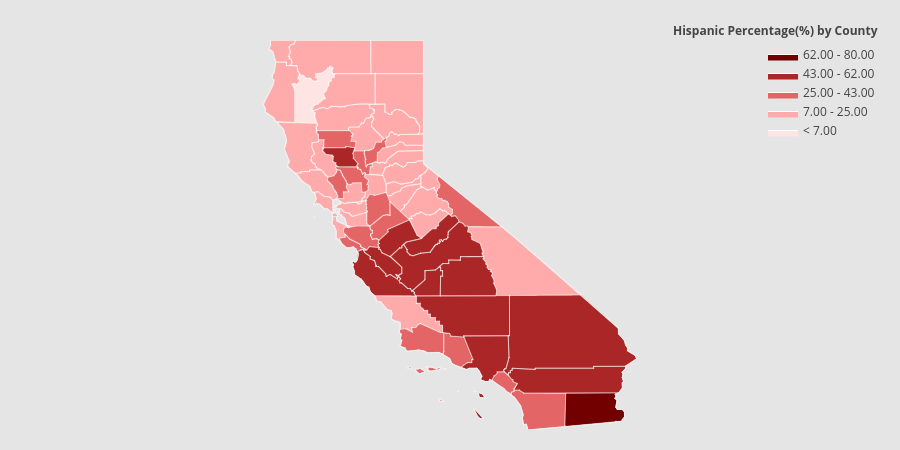

This chart was generated by the following Python code:
import plotly
import plotly.plotly as py
import plotly.figure_factory as ff
import numpy as np
import pandas as pd

plotly.tools.set_credentials_file(username='TKKKKK', api_key='ekYjsBAHMq2ChtKrqU8k')
df_sample = pd.read_csv('CA_County_Eth.csv')
df_sample_r = df_sample[df_sample['STNAME'] == 'California']

values = df_sample_r['HISPANIC'].tolist()
fips = df_sample_r['FIPS'].tolist()

endpts = list(np.mgrid[min(values):max(values):5j])
colorscale = ["#FFE4E4","#FFABAB","#E46565","#AB2626","#720000","#3f0306"]
fig = ff.create_choropleth(
    fips=fips, values=values, scope=['California'], show_state_data=True,
    colorscale=colorscale, binning_endpoints=endpts, round_legend_values=True,
    plot_bgcolor='rgb(229,229,229)',
    paper_bgcolor='rgb(229,229,229)',
    legend_title='Hispanic Percentage(%) by County',
    county_outline={'color': 'rgb(255,255,255)', 'width': 0.5},
    exponent_format=True,
)
py.iplot(fig, filename='Hispanic_byCounty')
